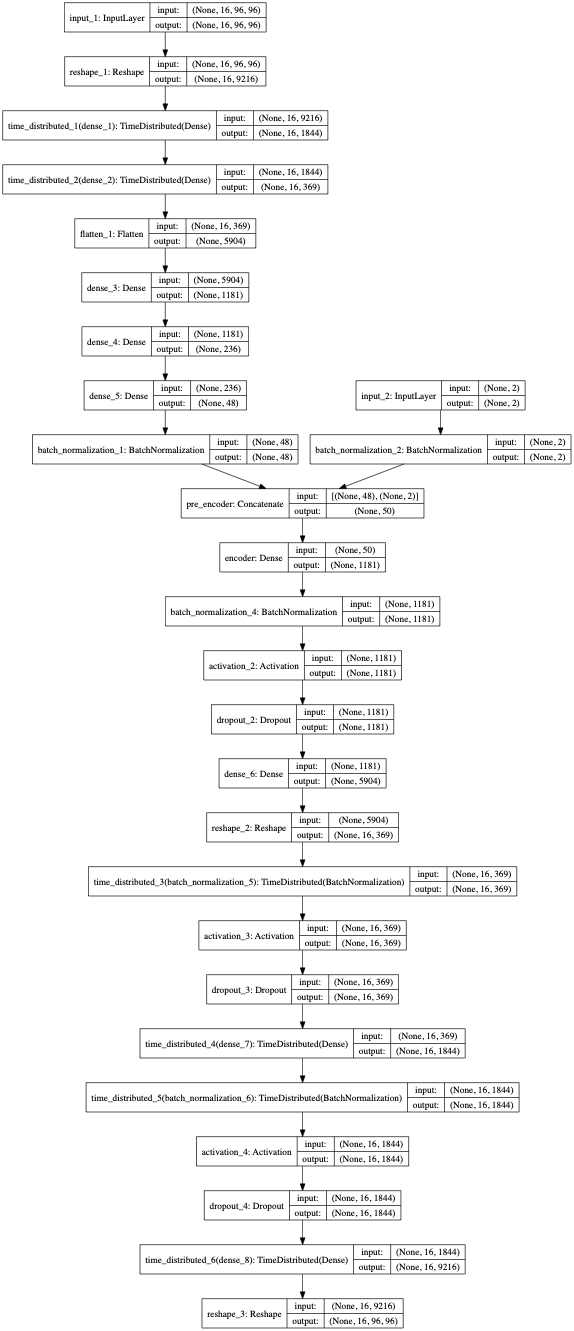

The Python source for this figure:
import random
import numpy as np
import midi_utils

import pandas

from keras.layers import Input, Dense, Activation, Dropout, Flatten, Reshape, TimeDistributed, concatenate
from keras.layers.normalization import BatchNormalization

from keras.models import Model, load_model
from keras.optimizers import RMSprop
from keras.utils import plot_model
from keras import backend as K
from keras import callbacks
import matplotlib.pyplot as plt
import pickle

from model_utils import SaveOnEpochCallback

EPOCHS = 1000
LEARNING_RATE = 0.001
CONTINUE_TRAIN = False
PLAY_ONLY = False
DROP_OUT_RATE = 0.1
BATCH_MOMENTUM = 0.9
BATCH_SIZE = 350
NUMBER_FEATURES = 48
JUST_PLAY = True
TRAIN_DATA = '../dumps/train_data.npy'
TRAIN_DATA_LENGTH = '../dumps/train_length.npy'
TRAIN_EMOTION_DATA = '../dumps/train_emotion_normalized_data.npy'
TEST_DATA = '../dumps/test_data.npy'
TEST_EMOTION_DATA = '../dumps/test_emotion_normalized_data.npy'

MODEL = "190"

np.random.seed(0)
random.seed(0)


class OrpheusModel:

    def __init__(self):
        """
        Helper class that creates, loads, and trains model containing also other utils
        """
        self.samples = None
        self.test_samples = None
        self.emotion_data = None
        self.test_emotion_data = None
        self.model = None
        self.get_predicted_song = None
        self.encoder = None
        self.mean = None
        self.eigen_values = None
        self.eigen_vectors = None

    def load_data(self):
        """
        Function that loads our training and validation data
        """
        print("...getting data ready")
        self.samples = np.load(TRAIN_DATA)
        self.emotion_data = np.load(TRAIN_EMOTION_DATA)
        print("...getting validation data ready")
        self.test_samples = np.load(TEST_DATA)
        self.test_emotion_data = np.load(TEST_EMOTION_DATA)
        print("...reshaping our data")
        self.samples = np.reshape(self.samples, (
            self.samples.shape[0] // midi_utils.NUMBER_OF_MEASURES, midi_utils.NUMBER_OF_MEASURES,
            self.samples.shape[1],
            self.samples.shape[2]))
        self.test_samples = np.reshape(self.test_samples, (
            self.test_samples.shape[0] // midi_utils.NUMBER_OF_MEASURES, midi_utils.NUMBER_OF_MEASURES,
            self.test_samples.shape[1],
            self.test_samples.shape[2]))

    def train(self):
        """
        Starts training the model
        :return:
        """
        # self.load_data()
        saver = SaveOnEpochCallback()
        csv_logger = callbacks.CSVLogger('training.log')
        history = self.model.fit([self.samples, self.emotion_data], self.samples, batch_size=BATCH_SIZE, epochs=EPOCHS,
                                 callbacks=[saver, csv_logger],
                                 validation_data=([self.test_samples, self.test_emotion_data], self.test_samples))
        with open('../metadata/trainHistoryDict', 'wb') as file_pi:
            pickle.dump(history.history, file_pi)

    def create_model(self, should_plot=False):
        """
        Creates and compiles our model
        :param should_plot: if true, will plot the structure of the model
        """
        shape = list(self.samples.shape)
        print("...creating model")

        layer_input = Input(shape=(shape[1:]))
        print(K.int_shape(layer_input))

        layer = Reshape((midi_utils.NUMBER_OF_MEASURES, -1))(layer_input)
        print(K.int_shape(layer))

        layer = TimeDistributed(Dense(1844, activation='relu'))(layer)
        print(K.int_shape(layer))

        layer = TimeDistributed(Dense(369, activation='relu'))(layer)
        print(K.int_shape(layer))

        layer = Flatten()(layer)
        print(K.int_shape(layer))

        layer = Dense(1181, activation='relu')(layer)
        print(K.int_shape(layer))

        layer = Dense(236, activation='relu')(layer)
        print(K.int_shape(layer))

        layer = Dense(NUMBER_FEATURES, activation='relu')(layer)
        layer = BatchNormalization(momentum=BATCH_MOMENTUM)(layer)
        print(K.int_shape(layer))

        emotion_input_layer = Input(shape=[2])
        print(K.int_shape(emotion_input_layer))

        emotion_layer = BatchNormalization(
            momentum=BATCH_MOMENTUM)(emotion_input_layer)
        print(K.int_shape(emotion_input_layer))

        merged_layer = concatenate([layer, emotion_layer], name='pre_encoder')
        print(K.int_shape(merged_layer))

        layer = Dense(236, name='encoder')(merged_layer)
        layer = BatchNormalization(momentum=BATCH_MOMENTUM)(layer)
        layer = Activation('relu')(layer)
        layer = Dropout(DROP_OUT_RATE)(layer)
        print(K.int_shape(layer))

        layer = Dense(1181, name='encoder')(merged_layer)
        layer = BatchNormalization(momentum=BATCH_MOMENTUM)(layer)
        layer = Activation('relu')(layer)
        layer = Dropout(DROP_OUT_RATE)(layer)
        print(K.int_shape(layer))

        layer = Dense(midi_utils.NUMBER_OF_MEASURES * 369)(layer)
        print(K.int_shape(layer))

        layer = Reshape((midi_utils.NUMBER_OF_MEASURES, 369))(layer)
        print(K.int_shape(layer))

        layer = TimeDistributed(BatchNormalization(
            momentum=BATCH_MOMENTUM))(layer)
        layer = Activation('relu')(layer)
        layer = Dropout(DROP_OUT_RATE)(layer)

        layer = TimeDistributed(Dense(1844))(layer)
        layer = TimeDistributed(BatchNormalization(
            momentum=BATCH_MOMENTUM))(layer)
        layer = Activation('relu')(layer)
        layer = Dropout(DROP_OUT_RATE)(layer)
        print(K.int_shape(layer))

        layer = TimeDistributed(
            Dense(shape[2] * shape[3], activation='sigmoid'))(layer)
        print(K.int_shape(layer))

        layer = Reshape((midi_utils.NUMBER_OF_MEASURES,
                         shape[2], shape[3]))(layer)
        print(K.int_shape(layer))

        model = Model([layer_input, emotion_input_layer], layer)
        model.compile(RMSprop(lr=LEARNING_RATE),
                      loss="binary_crossentropy", metrics=["accuracy"])

        self.model = model
        if should_plot:
            plot_model(model, to_file='orpheus_model.png',
                       show_shapes=True, dpi=48)
            plot_model(model, to_file='orpheus_model2.png',
                       show_shapes=True, dpi=192)

    def load_model(self, path='../dumped_models/model_{}.hd5'.format(MODEL)):
        """
        Loads a pre-trained model
        :param path: location of the model
        """
        self.model = load_model(path)

        self.get_predicted_song = K.function([self.model.get_layer('pre_encoder').input, K.learning_phase()],
                                             [self.model.layers[-1].output])
        self.encoder = Model(inputs=self.model.input, outputs=self.model.get_layer(
            'batch_normalization_1').output)

    def get_random_song_roll(self, emotion_value=np.array([[-10, 10]])):
        """
        Generates a song with given emotion values
        :param emotion_value: nparray of form [1,2]
        :return: array of piano rolls of shape (16, 96, 96)
        """
        normal_distributed_vector = [
            np.random.normal(0.0, 1.0, (1, NUMBER_FEATURES))]

        song = self.get_predicted_song(
            [[[normal_distributed_vector], [emotion_value]], 0])[0]

        piano_roll = np.reshape(
            song, (song.shape[0] * song.shape[1], song.shape[2], song.shape[3]))

        return midi_utils.filter_out_midi(piano_roll).tolist()

    def get_normalized_data(self):
        """
        Saves some metadata related to our dataset using singular value decomposition
        Saves:
            - mean of our data features
            - eigen values of our data space
            - eigen ectors of our data space
        """
        self.load_data()
        self.load_model()

        encoded_data = np.squeeze(self.encoder.predict(
            [self.samples, self.emotion_data]))
        mean = np.mean(encoded_data, axis=0)
        covariance = np.cov((encoded_data - mean).T)
        u, s, eigen_vectors = np.linalg.svd(covariance)
        self.eigen_values = np.sqrt(s)
        self.eigen_vectors = eigen_vectors
        np.save('../metadata/{}/mean.npy'.format(MODEL), mean)
        np.save('../metadata/{}/eigen_values.npy'.format(MODEL), self.eigen_values)
        np.save('../metadata/{}/eigen_vectors.npy'.format(MODEL),
                self.eigen_vectors)

    def load_normalized_values(self):
        """
        Loads our metadata
        :return:
        """
        self.mean = np.load('../metadata/{}/mean.npy'.format(MODEL))
        self.eigen_values = np.load(
            '../metadata/{}/eigen_values.npy'.format(MODEL))
        self.eigen_vectors = np.load(
            '../metadata/{}/eigen_vectors.npy'.format(MODEL))

    def get_normalized_song_for_features(self, features):
        """
        Uses our metadata to obtain a normalized array of features for the given features
        :param features: array of features of type (1, NUMBER_OF_FEATURES)
        :return: normalized array of features (1, NUMBER_OF_FEATURES)
        """
        return self.mean + np.dot(features * self.eigen_values, self.eigen_vectors)

    def get_song_by_features(self, features, emotion_value=np.array([[-3, 3]]), thresh_hold=0.375, normalized=True):
        """
        Generates a song using the given features
        :param features: array of features (1, NUMBER_OF_FEATURES)
        :param emotion_value: emotion values [valence, arousal]
        :param thresh_hold: the threshold above a note should be to be rendered
        :param normalized: if we should normalize the feature array or not
        :return: a sparse piano roll -> array of type [roll, time, note] representing the "coordinates" of our notes
        """
        normalized_features = features
        if normalized:
            normalized_features = self.get_normalized_song_for_features(features)[
                0]
        song = self.get_predicted_song(
            [[[normalized_features], [emotion_value]], 0])[0]

        # used when debugging/testing the data
        # dumped_song = np.reshape(song, (song.shape[0] * song.shape[1], song.shape[2], song.shape[3]))
        # midi_utils.input_vector_to_midi(dumped_song, 'composed/test{}.mid'.format(0.25), thresh_hold=0.25)
        # midi_utils.input_vector_to_midi(dumped_song, 'composed/test{}.mid'.format(0.375), thresh_hold=0.375)
        # midi_utils.input_vector_to_midi(dumped_song, 'composed/test{}.mid'.format(0.5), thresh_hold=0.5)

        filtered_piano_roll = midi_utils.filter_out_midi(song, thresh_hold)
        _, roll, x, y = np.where(filtered_piano_roll > 0)
        sparse_piano_roll = list(zip(roll.tolist(), x.tolist(), y.tolist()))
        return sparse_piano_roll

    def get_random_song_midi(self, path='../composed/test{}.mid', emotion_value=np.array([[-3, 3]])):
        """
        Dumps a random song into a MIDI file
        :param path: the location of the MIDI
        :param emotion_value: emotion values -> [valence, arousal]
        """
        # normal_distributed_vector = [np.random.normal(0.0, 1.0, (1, NUMBER_FEATURES))]
        normal_distributed_vector = [np.full((1, NUMBER_FEATURES), 0.75)]

        song = self.get_predicted_song(
            [[[normal_distributed_vector], [emotion_value]], 0])[0]
        song = np.reshape(
            song, (song.shape[0] * song.shape[1], song.shape[2], song.shape[3]))

        midi_utils.input_vector_to_midi(
            song, path.format(0.25), thresh_hold=0.25)
        midi_utils.input_vector_to_midi(
            song, path.format(0.375), thresh_hold=0.375)
        midi_utils.input_vector_to_midi(
            song, path.format(0.5), thresh_hold=0.5)

    @staticmethod
    def plot_loss():
        """
        Plot loss of last trained model
        :return:
        """
        logs = pandas.read_csv('../metadata/trainingv2.log')  # short run data
        history = pickle.load(
            open('../metadata/trainHistoryDict', "rb"))  # long run ata

        fig, axes = plt.subplots(nrows=2, ncols=1)
        axes[0].set_title("Long run view on loss on our model")
        logs.plot(x="epoch", y=["loss", "val_loss"], ax=axes[0])
        axes[0].legend(["Train", "Test"])
        axes[0].set_ylabel("loss")
        axes[0].set_xlabel("epoch")

        axes[1].set_title("Zoomed in view on loss on our model")
        axes[1].plot(history['loss'])
        axes[1].plot(history['val_loss'])
        axes[1].set_ylabel('loss')
        axes[1].set_xlabel('epoch')
        axes[1].legend(['Train', 'Test'])
        plt.show()

    @staticmethod
    def plot_accuracy():
        history = pickle.load(
            open('../metadata/trainHistoryDict', "rb"))  # long run ata
        plt.title("View on accuracy on our model")
        plt.plot(history['accuracy'])
        plt.plot(history['val_accuracy'])
        plt.ylabel('accuracy')
        plt.xlabel('epoch')
        plt.legend(['Train', 'Test'])
        plt.show()

    @staticmethod
    def parse_json_data(data):
        features = data['features']
        arousal = data['arousal']
        valence = data['valence']
        threshold = data['threshold']
        multiplier = data['multiplier']

        if multiplier is None:
            multiplier = 1

        print(threshold)
        print(valence)
        print(arousal)

        features = np.asarray([features], dtype=np.float32)
        features = features / 100
        features = [features]

        arousal = ((arousal - 50) / 50) * multiplier
        valence = ((valence - 50) / 50) * multiplier
        threshold = threshold / 100

        print("parsed")
        print(threshold)
        print(valence)
        print(arousal)

        emotion_data = np.array([[valence, arousal]])
        return features, emotion_data, threshold

    def evaluate_model(self):
        self.load_model()
        self.load_data()
        results = self.model.evaluate([self.test_samples, self.test_emotion_data], self.test_samples,
                                      batch_size=BATCH_SIZE)
        print(results)


if __name__ == '__main__':
    orpheus = OrpheusModel()
    orpheus.evaluate_model()
    # orpheus.load_data()
    # orpheus.create_model(should_plot=True)
    # orpheus.plot_loss()
    # orpheus.get_random_song_midi()
    # orpheus.get_normalized_data()
    # OrpheusModel.plot_loss()
    # OrpheusModel.plot_accuracy()
